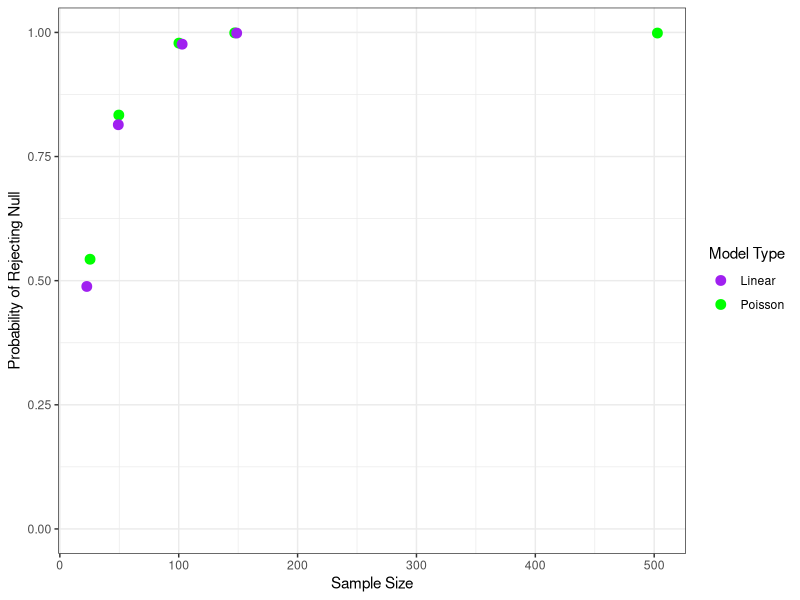

Recreate this plot in R.
#Example from IH and RB

require(tidyverse)

#create a data frame to store simulation data
p<- data.frame(matrix(ncol=2, nrow=1000))
colnames(p)<- c("p.plm","p.llm")

#set regression coefficients
beta0 <- 1
beta1 <- 0.2

#make a function to simulate data, run models, and calculate probability of rejecting null
prob.rej.null<- function(n){
  for(i in 1:nrow(p)){
    
    #generate covariate values
    x <- runif(n=n, min=10, max=11.5)
    #compute mu's
    mu<- exp(beta0 + beta1 * x)
    #generate Y-values
    y <- rpois(n=n, lambda=mu)
    #organize generated data in data frame
    data <- data.frame(y=y, x=x, logy=log(y))
    #generalized linear model on un-transformed count data
    plm <- glm(y ~ x, family = poisson, data = data)
    #linear model on log-transformed count data
    llm <- glm(logy ~ x, family = gaussian, data = data)
    #extract p-values from both model types
    p$p.plm[i]<- summary(plm)$coefficients[2,4]
    p$p.llm[i]<- summary(llm)$coefficients[2,4]
    
  }
  #calculate the number of times out of 1000 where the null was rejected
  #at alpha 0.05
  prob.plm<- sum(p$p.plm <0.05)/1000
  prob.llm<- sum(p$p.llm <0.05)/1000
  #probability of rejecting the null is the function output
  return(list(prob.plm,prob.llm))
}

#make a data frame to hold outcomes of simulations with different sample sizes
comp<- data.frame(n=c(25,50,100,150,500), prob.plm=NA, prob.llm=NA)

for(i in 1:nrow(comp)){
  #run function over 5 n levels and store probs for two model types as a list
  list<- prob.rej.null(comp$n[i])
  #extract first probability in list
  comp$prob.plm[i]<- as.numeric(unlist(list[1]))
  #extract second probability in list
  comp$prob.llm[i]<- as.numeric(unlist(list[2]))
}

#plot
comp%>%
  pivot_longer(cols=c("prob.plm","prob.llm"),names_to="mod.type",values_to="prob")%>%
  ggplot(aes(x=n, y=prob,color=mod.type))+
  geom_jitter(size=3,width=3)+
  scale_y_continuous(limits=c(0,1))+
  xlab("Sample Size")+
  ylab("Probability of Rejecting Null")+
  scale_color_manual(name="Model Type",
                     labels=c("Linear","Poisson"),
                     values=c("purple","green"))+
  theme_bw()
